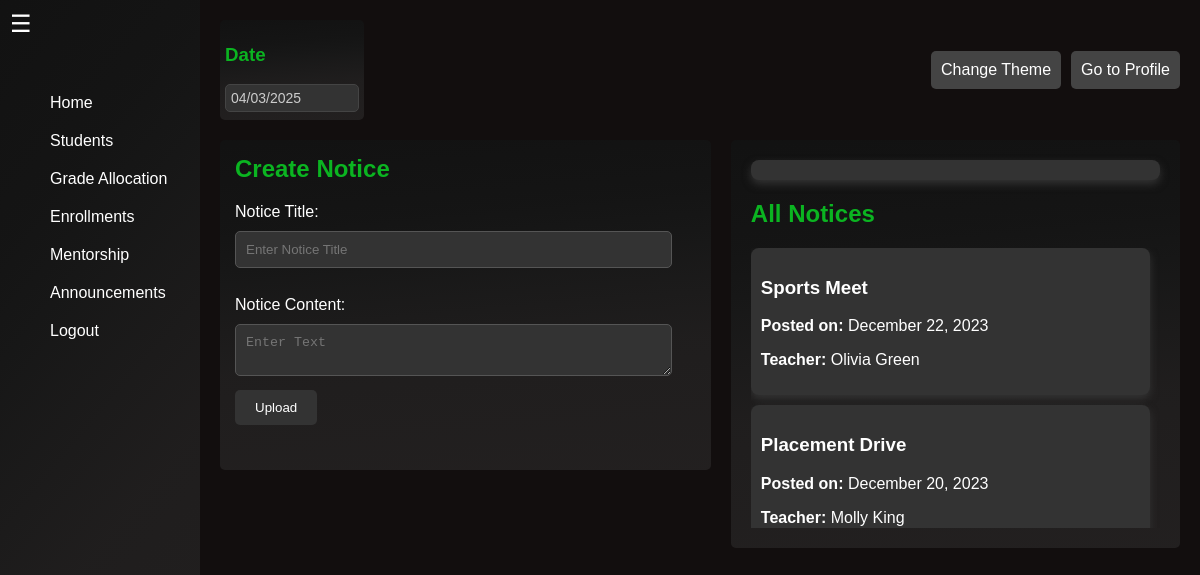
/PHP/teachernotice.php, run on the app's committed database.
### tables this page shows
CREATE TABLE `announcements` (
  `Announcement_ID` int(11) NOT NULL,
  `Title` varchar(100) NOT NULL,
  `Content` varchar(500) NOT NULL,
  `Posting_Date` date NOT NULL,
  `Author_ID` int(11) NOT NULL
);

CREATE TABLE `instructors` (
  `Instructor_ID` int(11) NOT NULL,
  `First_Name` varchar(50) NOT NULL,
  `Middle_Name` varchar(50) DEFAULT NULL,
  `Last_Name` varchar(50) NOT NULL,
  `Gender` enum('M','F','X') NOT NULL,
  `Contact_Info` varchar(150) DEFAULT NULL,
  `Profile_Picture` varchar(255) DEFAULT NULL,
  `Department_ID` int(11) DEFAULT NULL,
  `Start_Date` date DEFAULT NULL
);

### PHP/teachernotice.php (the view, shortened to what this page needs)
<?php
include 'Connection.php';
try {
    $pdo = new PDO("mysql:host=$host;dbname=$dbname", $user, $pass);
    $pdo->setAttribute(PDO::ATTR_ERRMODE, PDO::ERRMODE_EXCEPTION);
    $sql = "SELECT a.Announcement_ID, a.Title, a.Posting_Date, i.First_Name, i.Last_Name
    FROM Announcements a
    JOIN Instructors i ON a.Author_ID = i.Instructor_ID
    ORDER BY a.Posting_Date DESC";
    $stmt = $pdo->prepare($sql);
    $stmt->execute();
    $notices = $stmt->fetchAll(PDO::FETCH_ASSOC);
} catch (PDOException $e) {
    echo "Error: " . $e->getMessage();
}
?>
<!DOCTYPE html>
<html lang="en">
<head>
</head>
<body>
    <div id="sidebar">
        <div id="sidebar-icon">&#9776;</div>
        </div>
        <main class="main-content">
            <div class="header-container">
                <div id="date-section" class="section">
                    <h3>Date</h3>
                    <p id="current-date"></p>
                </div>
                <div class="header-controls">
                    <button id="theme-toggle">Change Theme</button>
                    <button id="profile-button">Go to Profile</button>
                </div>
            </div>
            <div class="flex-container">
                <div class="notice-section">
                    <h2 class = "notice-heading">Create Notice</h2>
                    <form id="noticeForm" action="notice-handler.php" method="POST">
                        <label for="noticeTitle">Notice Title:</label>
                        <input type="text" id="noticeTitle" name="noticeTitle" placeholder="Enter Notice Title" required>
                        <br><br>
                        <label for="noticeContent">Notice Content:</label>
                        <br>
                        <textarea id="noticeContent" name="noticeContent" placeholder="Enter Text" required></textarea>
                        <button type="submit" id="uploadButton">Upload</button>
                    </form>
                </div>
                <div class="section" id="notices-section">
                    <div id="notice-details" class="notice-detail">
                    </div>
                    <h2 class = "notice-heading">All Notices</h2>
                    <div class="scrollable" style = "height:35vh;">
                        <div class="notices-wrapper">
                            <?php foreach ($notices as $notice): ?>
                                <div class="notice-card" onclick="loadNoticeDetails(<?= $notice['Announcement_ID']; ?>)">
                                    <h3><?= htmlspecialchars($notice['Title']); ?></h3>
                                    <p><strong>Posted on:</strong> <?= date('F j, Y', strtotime($notice['Posting_Date'])); ?></p>
                                    <p><strong>Teacher:</strong> <?= htmlspecialchars($notice['First_Name'] . ' ' . $notice['Last_Name']); ?></p>
                                </div>
                            <?php endforeach; ?>
                        </div>
                    </div>
                </div>
            </div>
        </main>
</body>
</html>

### PHP/teachernotice.php (style rules this page uses)
body, html { margin: 0; padding: 0; font-family: Arial, sans-serif; transition: background-color 0.3s, color 0.3s; }
body { background-color: #120E0E; color: white; }
#sidebar { width: 60px; position: fixed; left: 0; top: 0; height: 100%; background: linear-gradient(130deg, hsl(0deg 0% 7%) 0%, hsl(0deg 0% 8%) 24%, hsl(0deg 0% 9%) 35%, hsl(0deg 1% 10%) 44%, hsl(0deg 3% 12%) 64%, hsl(0deg 4% 13%) 100%); transition: width 0.3s; }
#sidebar-icon { font-size: 24px; color: white; padding: 10px; cursor: pointer; }
.main-content { margin-left: 60px; padding: 20px; transition: margin-left 0.3s, width 0.3s; }
.header-container { display: flex; justify-content: space-between; align-items: center; }
.header-controls { display: flex; justify-content: flex-end; }
#theme-toggle { padding: 10px; margin-left: 10px; border: none; border-radius: 5px; cursor: pointer; background-color: #444; color: white; font-size: 16px; }
#profile-button { padding: 10px; margin-left: 10px; border: none; border-radius: 5px; cursor: pointer; background-color: #444; color: white; font-size: 16px; }
.flex-container { display: flex; justify-content: space-between; margin-top: 20px; gap: 20px; }
.notice-section, .previous-notices { width: 48%; max-height: 300px; padding: 15px; }
.notice-section { background: linear-gradient(175deg, hsl(0deg 0% 7%) 0%, hsl(0deg 0% 8%) 24%, hsl(0deg 0% 9%) 35%, hsl(0deg 1% 10%) 44%, hsl(0deg 3% 12%) 64%, hsl(0deg 4% 13%) 100%);; border-radius: 5px; }
.notice-section h2 { margin-top: 0; }
input[type="text"], textarea, select { width: 90%; padding: 10px; margin: 10px 0; background-color: #333; color: white; border: 1px solid #555; border-radius: 5px; }
button { padding: 10px 20px; background-color: #333; color: white; border: none; border-radius: 5px; cursor: pointer; }
.notice-detail, .notice-card { background-color: #333; padding: 10px; border-radius: 8px; box-shadow: 0 4px 8px #333; margin-bottom: 10px; transition: background-color 0.3s, box-shadow 0.3s, transform 0.3s; }
#date-section { width: 15%; background: linear-gradient(175deg, hsl(0deg 0% 7%) 0%, hsl(0deg 0% 8%) 24%, hsl(0deg 0% 9%) 35%, hsl(0deg 1% 10%) 44%, hsl(0deg 3% 12%) 64%, hsl(0deg 4% 13%) 100%); border-radius: 5px; box-sizing: border-box; height: 100px; padding: 5px; }
#date-section h3 { color: #0bb421; }
#date-section p { color: #ccc; font-size: 14px; padding: 5px; border-radius: 5px; background-color: #333; border: 1px solid #444; }
#notices-section { flex-grow: 1; background: linear-gradient(175deg, hsl(0deg 0% 7%) 0%, hsl(0deg 0% 8%) 24%, hsl(0deg 0% 9%) 35%, hsl(0deg 1% 10%) 44%, hsl(0deg 3% 12%) 64%, hsl(0deg 4% 13%) 100%); padding: 20px; border-radius: 5px; box-sizing: border-box; margin-bottom: 20px; }
.notices-wrapper { max-height: 400px; padding-right: 10px; }
.scrollable { overflow-y: scroll; scrollbar-width: none; }
.notice-heading { color: #0bb421; }

### data on the page
announcements: Title "Sports Meet", Posting_Date "December 22, 2023", Author_ID.Last_Name "Olivia Green"
announcements: Title "Placement Drive", Posting_Date "December 20, 2023", Author_ID.Last_Name "Molly King"
